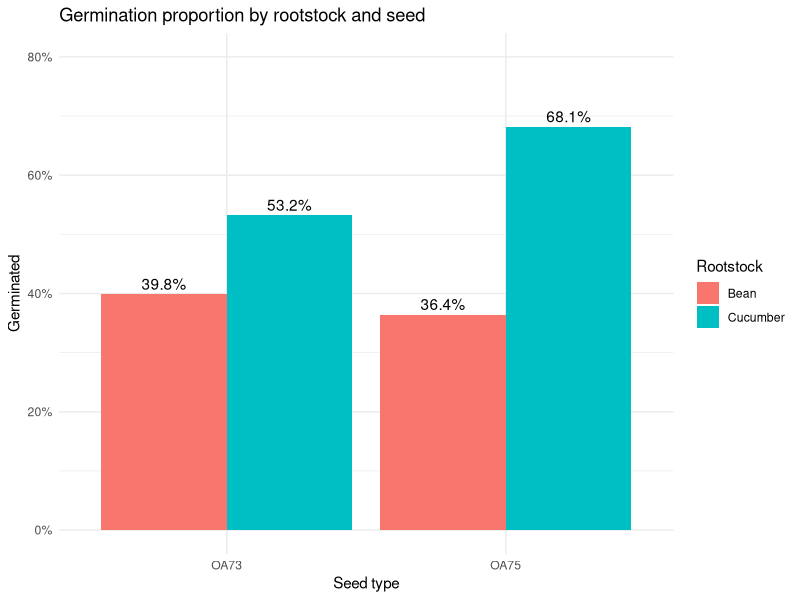

Write the R code that produced this figure.
# ==========================================================================
# Tarea 3: Regression Analysis
# Problem 2: Logistic regression (seed germination, data/germ.xlsx)
# Author: Alexis Alberto Zúñiga Alonso
#
# Run this script with the working directory set to this folder
# (in RStudio/Positron: Session > Set Working Directory > To Source File Location).
# Missing packages are installed automatically.
# ==========================================================================

# --------------------------------------------------------------------------
# 1. Introduction
# --------------------------------------------------------------------------

# 1.1. Project Libraries and Installation ---------------------------------

# Project libraries
libs <- c("tidyverse", "readxl", "knitr")

# Install only the missing ones
missing <- setdiff(libs, rownames(installed.packages()))
if (length(missing) > 0) {
  install.packages(missing, repos = "https://cloud.r-project.org")
}

# Load all of them
invisible(lapply(libs, library, character.only = TRUE))

# --------------------------------------------------------------------------
# 2. Problem 2: Seed Germination (Logistic Regression)
# --------------------------------------------------------------------------

# 2.1. Initial Description of the Data ------------------------------------

germ_raw <- read_excel("data/germ.xlsx")
str(germ_raw)
colSums(is.na(germ_raw))

germ <- germ_raw |>
  mutate(
    germinated = if_else(Resultado == "Germ", 1, 0),
    Portain    = factor(Portain),
    Semilla    = factor(Semilla)
  )

# 2.1.1. Frequency Tables -------------------------------------------------

germ |> count(Portain) |> kable(caption = "Seeds per rootstock")
germ |> count(Semilla) |> kable(caption = "Seeds per seed type")
germ |> count(Resultado) |> kable(caption = "Germination result")

# 2.1.2. Germination Proportion by Group ----------------------------------

germ_summary <- germ |>
  group_by(Portain, Semilla) |>
  summarise(
    n            = n(),
    n_germinated = sum(germinated),
    proportion   = mean(germinated),
    .groups = "drop"
  )

germ_summary |> kable(digits = 3, caption = "Germination by rootstock and seed")

germ_summary |>
  ggplot(aes(x = Semilla, y = proportion, fill = Portain)) +
  geom_col(position = "dodge") +
  geom_text(aes(label = scales::percent(proportion, accuracy = 0.1)),
            position = position_dodge(width = 0.9), vjust = -0.4) +
  scale_y_continuous(labels = scales::percent, limits = c(0, 0.8)) +
  labs(title = "Germination proportion by rootstock and seed",
       x = "Seed type", y = "Germinated", fill = "Rootstock") +
  theme_minimal()

# 2.2. Logistic Regression Model ------------------------------------------

# 2.2.1. Main Effects Model -----------------------------------------------

logit_main <- glm(germinated ~ Portain + Semilla, family = binomial, data = germ)
summary(logit_main)

# 2.2.2. Model with Interaction -------------------------------------------

logit_int <- glm(germinated ~ Portain * Semilla, family = binomial, data = germ)
summary(logit_int)

# 2.2.3. Model Comparison (Likelihood Ratio Test) -------------------------

anova(logit_main, logit_int, test = "Chisq")

# 2.3. Interpretation of the Coefficients ---------------------------------

odds_ratios <- exp(cbind(OR = coef(logit_int), confint.default(logit_int)))
odds_ratios |> kable(digits = 3, caption = "Odds ratios with 95% confidence intervals")

b <- coef(logit_int)

# 2.3.1. Predicted Probabilities ------------------------------------------

germ_summary |>
  select(Portain, Semilla) |>
  mutate(predicted = predict(logit_int, newdata = pick(everything()), type = "response")) |>
  kable(digits = 3, caption = "Predicted germination probability")
